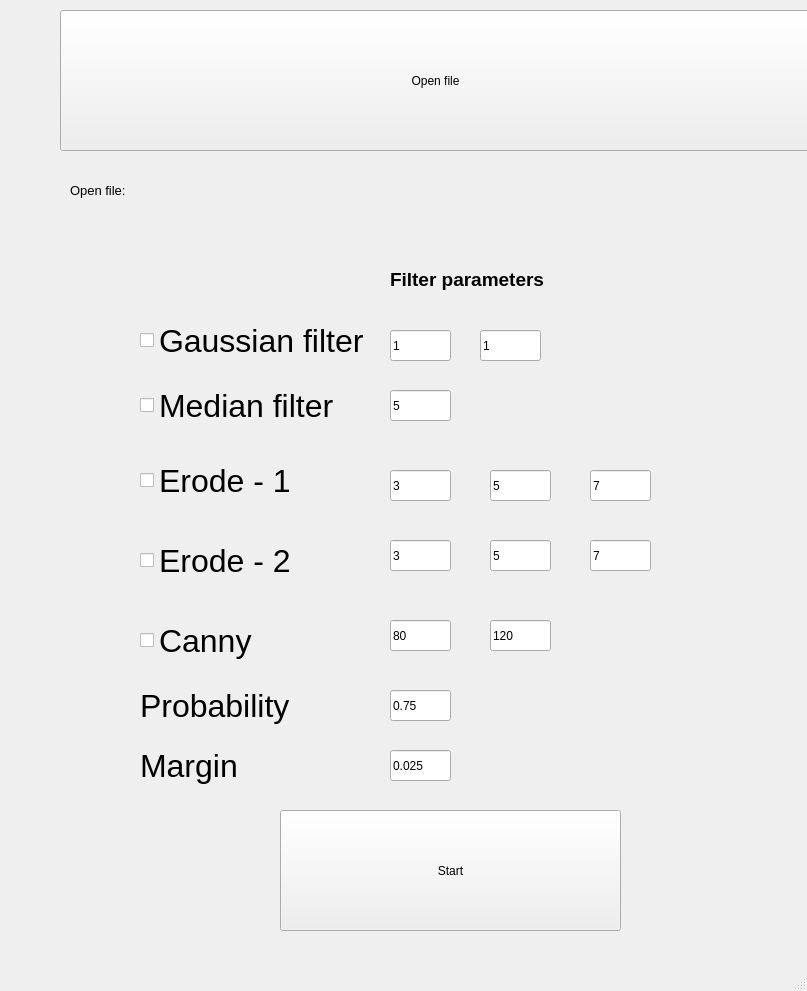
<?xml version="1.0" encoding="UTF-8"?>
<ui version="4.0">
 <class>MainWindow</class>
 <widget class="QMainWindow" name="MainWindow">
  <property name="geometry">
   <rect>
    <x>0</x>
    <y>0</y>
    <width>807</width>
    <height>991</height>
   </rect>
  </property>
  <property name="windowTitle">
   <string>MainWindow</string>
  </property>
  <widget class="QWidget" name="centralwidget">
   <widget class="QCheckBox" name="gaussian">
    <property name="geometry">
     <rect>
      <x>140</x>
      <y>310</y>
      <width>351</width>
      <height>61</height>
     </rect>
    </property>
    <property name="font">
     <font>
      <pointsize>24</pointsize>
     </font>
    </property>
    <property name="text">
     <string>Gaussian filter</string>
    </property>
   </widget>
   <widget class="QCheckBox" name="median">
    <property name="geometry">
     <rect>
      <x>140</x>
      <y>370</y>
      <width>231</width>
      <height>71</height>
     </rect>
    </property>
    <property name="font">
     <font>
      <pointsize>24</pointsize>
     </font>
    </property>
    <property name="text">
     <string>Median filter</string>
    </property>
   </widget>
   <widget class="QCheckBox" name="erode">
    <property name="geometry">
     <rect>
      <x>140</x>
      <y>440</y>
      <width>351</width>
      <height>81</height>
     </rect>
    </property>
    <property name="font">
     <font>
      <pointsize>24</pointsize>
     </font>
    </property>
    <property name="text">
     <string>Erode - 1</string>
    </property>
   </widget>
   <widget class="QPushButton" name="start">
    <property name="geometry">
     <rect>
      <x>280</x>
      <y>810</y>
      <width>341</width>
      <height>121</height>
     </rect>
    </property>
    <property name="text">
     <string>Start</string>
    </property>
   </widget>
   <widget class="QPushButton" name="open_file">
    <property name="geometry">
     <rect>
      <x>60</x>
      <y>10</y>
      <width>751</width>
      <height>141</height>
     </rect>
    </property>
    <property name="text">
     <string>Open file</string>
    </property>
   </widget>
   <widget class="QLabel" name="label">
    <property name="geometry">
     <rect>
      <x>70</x>
      <y>160</y>
      <width>471</width>
      <height>61</height>
     </rect>
    </property>
    <property name="font">
     <font>
      <pointsize>10</pointsize>
     </font>
    </property>
    <property name="text">
     <string>Open file:</string>
    </property>
   </widget>
   <widget class="QCheckBox" name="erode_2">
    <property name="geometry">
     <rect>
      <x>140</x>
      <y>520</y>
      <width>351</width>
      <height>81</height>
     </rect>
    </property>
    <property name="font">
     <font>
      <pointsize>24</pointsize>
     </font>
    </property>
    <property name="text">
     <string>Erode - 2</string>
    </property>
   </widget>
   <widget class="QLineEdit" name="gaussian_value_1">
    <property name="geometry">
     <rect>
      <x>390</x>
      <y>330</y>
      <width>61</width>
      <height>31</height>
     </rect>
    </property>
    <property name="accessibleName">
     <string/>
    </property>
    <property name="text">
     <string>1</string>
    </property>
   </widget>
   <widget class="QLineEdit" name="gaussian_value_2">
    <property name="geometry">
     <rect>
      <x>480</x>
      <y>330</y>
      <width>61</width>
      <height>31</height>
     </rect>
    </property>
    <property name="accessibleName">
     <string/>
    </property>
    <property name="text">
     <string>1</string>
    </property>
   </widget>
   <widget class="QLineEdit" name="median_value_1">
    <property name="geometry">
     <rect>
      <x>390</x>
      <y>390</y>
      <width>61</width>
      <height>31</height>
     </rect>
    </property>
    <property name="accessibleName">
     <string/>
    </property>
    <property name="text">
     <string>5</string>
    </property>
   </widget>
   <widget class="QCheckBox" name="canny">
    <property name="geometry">
     <rect>
      <x>140</x>
      <y>600</y>
      <width>351</width>
      <height>81</height>
     </rect>
    </property>
    <property name="font">
     <font>
      <pointsize>24</pointsize>
     </font>
    </property>
    <property name="text">
     <string>Canny</string>
    </property>
   </widget>
   <widget class="QLineEdit" name="erode_1_value_1">
    <property name="geometry">
     <rect>
      <x>390</x>
      <y>470</y>
      <width>61</width>
      <height>31</height>
     </rect>
    </property>
    <property name="accessibleName">
     <string/>
    </property>
    <property name="text">
     <string>3</string>
    </property>
   </widget>
   <widget class="QLineEdit" name="erode_1_value_2">
    <property name="geometry">
     <rect>
      <x>490</x>
      <y>470</y>
      <width>61</width>
      <height>31</height>
     </rect>
    </property>
    <property name="accessibleName">
     <string/>
    </property>
    <property name="text">
     <string>5</string>
    </property>
   </widget>
   <widget class="QLineEdit" name="erode_1_value_3">
    <property name="geometry">
     <rect>
      <x>590</x>
      <y>470</y>
      <width>61</width>
      <height>31</height>
     </rect>
    </property>
    <property name="accessibleName">
     <string/>
    </property>
    <property name="text">
     <string>7</string>
    </property>
   </widget>
   <widget class="QLineEdit" name="erode_2_value_1">
    <property name="geometry">
     <rect>
      <x>390</x>
      <y>540</y>
      <width>61</width>
      <height>31</height>
     </rect>
    </property>
    <property name="accessibleName">
     <string/>
    </property>
    <property name="text">
     <string>3</string>
    </property>
   </widget>
   <widget class="QLineEdit" name="erode_2_value_2">
    <property name="geometry">
     <rect>
      <x>490</x>
      <y>540</y>
      <width>61</width>
      <height>31</height>
     </rect>
    </property>
    <property name="accessibleName">
     <string/>
    </property>
    <property name="text">
     <string>5</string>
    </property>
   </widget>
   <widget class="QLineEdit" name="erode_2_value_3">
    <property name="geometry">
     <rect>
      <x>590</x>
      <y>540</y>
      <width>61</width>
      <height>31</height>
     </rect>
    </property>
    <property name="accessibleName">
     <string/>
    </property>
    <property name="text">
     <string>7</string>
    </property>
   </widget>
   <widget class="QLineEdit" name="canny_1">
    <property name="geometry">
     <rect>
      <x>390</x>
      <y>620</y>
      <width>61</width>
      <height>31</height>
     </rect>
    </property>
    <property name="accessibleName">
     <string/>
    </property>
    <property name="text">
     <string>80</string>
    </property>
   </widget>
   <widget class="QLineEdit" name="canny_2">
    <property name="geometry">
     <rect>
      <x>490</x>
      <y>620</y>
      <width>61</width>
      <height>31</height>
     </rect>
    </property>
    <property name="accessibleName">
     <string/>
    </property>
    <property name="text">
     <string>120</string>
    </property>
   </widget>
   <widget class="QLabel" name="label_2">
    <property name="geometry">
     <rect>
      <x>390</x>
      <y>270</y>
      <width>241</width>
      <height>41</height>
     </rect>
    </property>
    <property name="font">
     <font>
      <pointsize>14</pointsize>
      <weight>75</weight>
      <bold>true</bold>
     </font>
    </property>
    <property name="text">
     <string>Filter parameters
</string>
    </property>
   </widget>
   <widget class="QLabel" name="Probability">
    <property name="geometry">
     <rect>
      <x>140</x>
      <y>680</y>
      <width>161</width>
      <height>51</height>
     </rect>
    </property>
    <property name="font">
     <font>
      <pointsize>24</pointsize>
     </font>
    </property>
    <property name="text">
     <string>Probability</string>
    </property>
   </widget>
   <widget class="QLabel" name="Margin">
    <property name="geometry">
     <rect>
      <x>140</x>
      <y>740</y>
      <width>161</width>
      <height>51</height>
     </rect>
    </property>
    <property name="font">
     <font>
      <pointsize>24</pointsize>
     </font>
    </property>
    <property name="text">
     <string>Margin</string>
    </property>
   </widget>
   <widget class="QLineEdit" name="probability_value">
    <property name="geometry">
     <rect>
      <x>390</x>
      <y>690</y>
      <width>61</width>
      <height>31</height>
     </rect>
    </property>
    <property name="accessibleName">
     <string/>
    </property>
    <property name="text">
     <string>0.75</string>
    </property>
   </widget>
   <widget class="QLineEdit" name="margin_value">
    <property name="geometry">
     <rect>
      <x>390</x>
      <y>750</y>
      <width>61</width>
      <height>31</height>
     </rect>
    </property>
    <property name="accessibleName">
     <string/>
    </property>
    <property name="text">
     <string>0.025</string>
    </property>
   </widget>
  </widget>
  <widget class="QMenuBar" name="menubar">
   <property name="geometry">
    <rect>
     <x>0</x>
     <y>0</y>
     <width>807</width>
     <height>22</height>
    </rect>
   </property>
  </widget>
  <widget class="QStatusBar" name="statusbar"/>
 </widget>
 <resources/>
 <connections/>
</ui>
